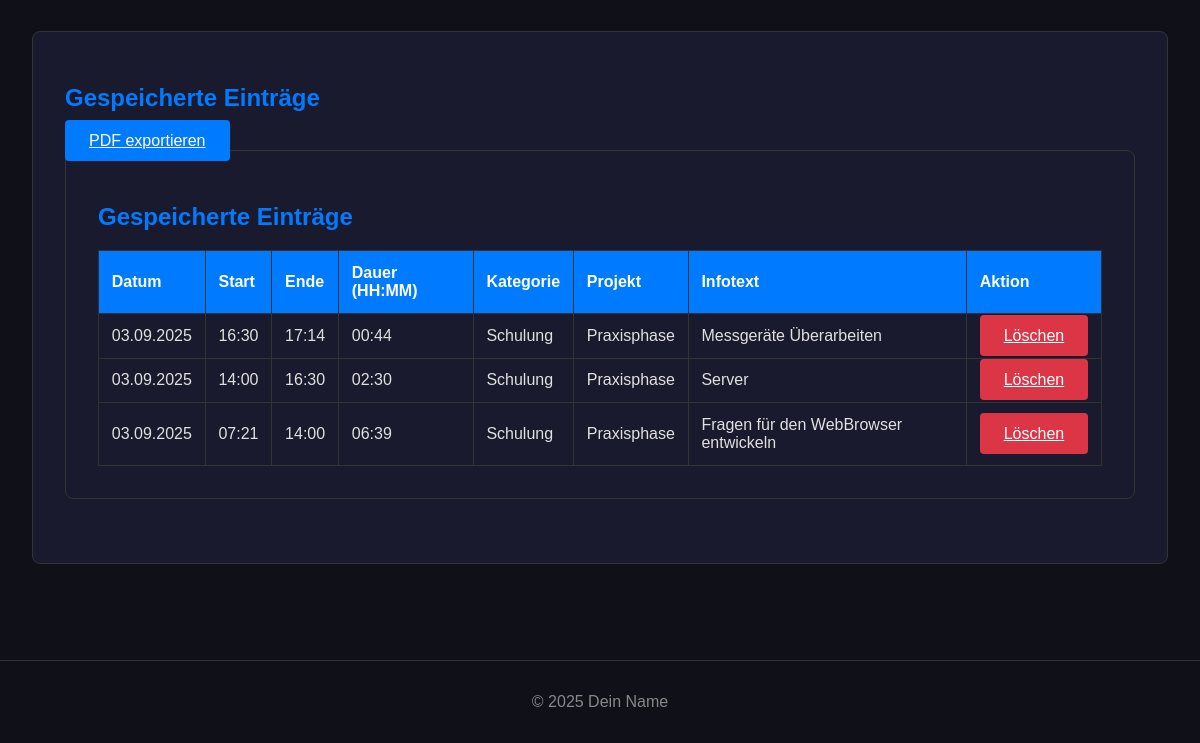
The page /dokumentation (lower part) on the database as committed earlier.
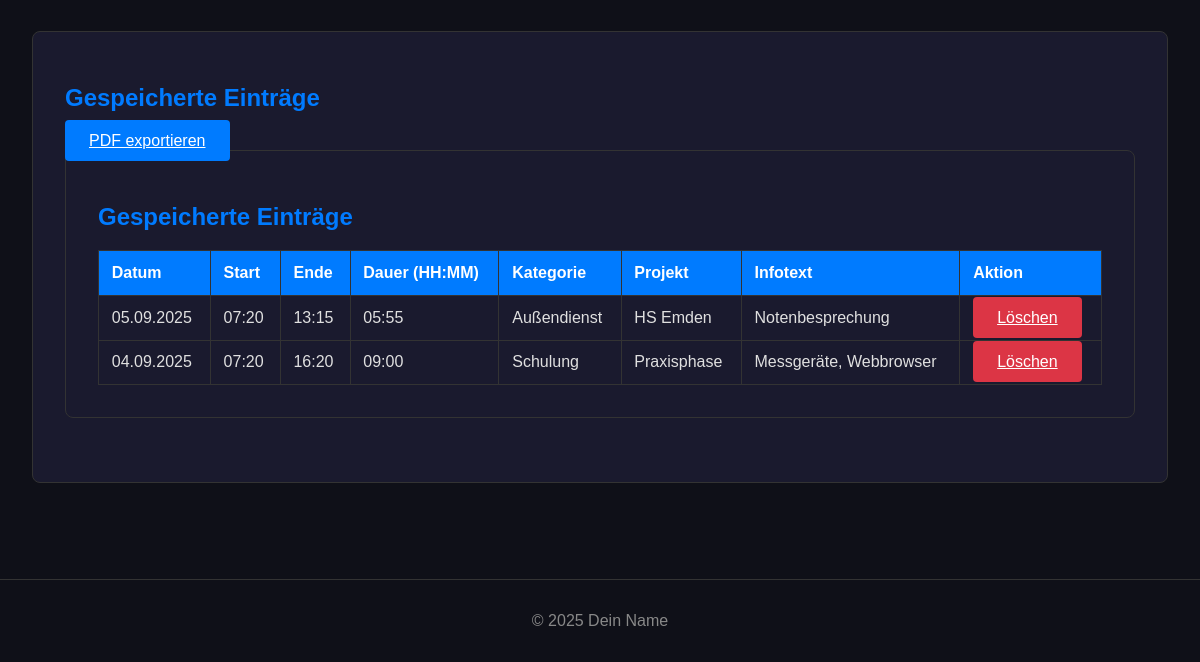
The same page on the database as committed later.
### app.py (models this page shows)
class TimeEntry(db.Model):
    id = db.Column(db.Integer, primary_key=True)
    date = db.Column(db.Date, nullable=False, default=date.today)
    start_time = db.Column(db.Time, nullable=False)
    end_time = db.Column(db.Time, nullable=False)
    category = db.Column(db.String(50), nullable=False)
    project = db.Column(db.String(100), nullable=False)
    info_text = db.Column(db.String(300), nullable=True)
    @property
    def duration(self):
        start_dt = datetime.combine(self.date, self.start_time)
        end_dt = datetime.combine(self.date, self.end_time)
        if end_dt < start_dt:
            end_dt += timedelta(days=1)
        return end_dt - start_dt
    @property
    def duration_str(self):
        total_seconds = self.duration.total_seconds()
        hours, remainder = divmod(total_seconds, 3600)
        minutes, _ = divmod(remainder, 60)
        return f"{int(hours):02}:{int(minutes):02}"

### app.py (the view, shortened to what this page needs)
@app.route('/dokumentation', methods=['GET', 'POST'])
def dokumentation():
    entries = TimeEntry.query.order_by(TimeEntry.date.desc(), TimeEntry.start_time.desc()).all()
    generate_category_chart(entries)
    return render_template('dokumentation.html', entries=entries)

### app.py (called while the page is built)
@app.context_processor
def inject_now():
    return {'now': datetime.now(timezone.utc)}

### templates/dokumentation.html (shortened to what this page needs)
{% extends 'base.html' %}
{% block content %}
    <div class="table-container">
    <h2>Gespeicherte Einträge</h2>
    <a href="{{ url_for('generate_pdf') }}" class="btn" style="margin-bottom: 1rem;">PDF exportieren</a>
    <div class="table-container">
        <h2>Gespeicherte Einträge</h2>
        <table class="data-table">
            <thead>
                <tr>
                    <th>Datum</th>
                    <th>Start</th>
                    <th>Ende</th>
                    <th>Dauer (HH:MM)</th>
                    <th>Kategorie</th>
                    <th>Projekt</th>
                    <th>Infotext</th>
                    <th>Aktion</th>
                </tr>
            </thead>
            <tbody>
                {% for entry in entries %}
                <tr>
                    <td>{{ entry.date.strftime('%d.%m.%Y') }}</td>
                    <td>{{ entry.start_time.strftime('%H:%M') }}</td>
                    <td>{{ entry.end_time.strftime('%H:%M') }}</td>
                    <td>{{ entry.duration_str }}</td>
                    <td>{{ entry.category }}</td>
                    <td>{{ entry.project }}</td>
                    <td>{{ entry.info_text }}</td>
                    <td>
                        <a href="{{ url_for('delete_entry', entry_id=entry.id) }}"
                           class="btn btn-danger"
                           onclick="return confirm('Möchtest du diesen Eintrag wirklich löschen?');">Löschen</a>
                    </td>
                </tr>
                {% else %}
                <tr>
                    <td colspan="8">Noch keine Einträge vorhanden.</td>
                </tr>
                {% endfor %}
            </tbody>
        </table>
    </div>
{% endblock %}

### templates/base.html (shortened to what this page needs)
<!DOCTYPE html>
<html lang="de">
<head>
    <link rel="stylesheet" href="{{ url_for('static', filename='css/style.css') }}">
</head>
<body>
    <main class="main-content">
        {% block content %}{% endblock %}
    </main>
    <footer>
        <p>&copy; 2025 Dein Name</p>
    </footer>
</body>
</html>

### static/css/style.css (style rules this page uses)
:root { --primary-bg-color: #0f1018; --secondary-bg-color: #1a1a2e; --primary-text-color: #e0e0e0; --accent-color: #007bff; --accent-hover-color: #0056b3; --border-color: #333; --success-color: #28a745; --error-color: #dc3545; }
body { font-family: Arial, sans-serif; background-color: var(--primary-bg-color); color: var(--primary-text-color); margin: 0; padding-top: 70px; }
.main-content { padding: 2rem; max-width: 1200px; margin: 0 auto; }
h1, h2 { color: var(--accent-color); }
.form-container, .result-container, .table-container, .chart-container { background-color: var(--secondary-bg-color); padding: 2rem; border-radius: 8px; margin-bottom: 2rem; border: 1px solid var(--border-color); }
.btn { padding: 0.75rem 1.5rem; border: none; border-radius: 4px; background-color: var(--accent-color); color: white; font-size: 1rem; cursor: pointer; transition: background-color 0.2s ease; }
.btn-danger { background-color: var(--error-color); }
.data-table { width: 100%; border-collapse: collapse; margin-top: 1rem; }
.data-table th, .data-table td { border: 1px solid var(--border-color); padding: 0.8rem; text-align: left; }
.data-table th { background-color: var(--accent-color); color: white; }
footer { text-align: center; padding: 1rem; margin-top: 2rem; border-top: 1px solid var(--border-color); color: #888; }

Rows that differ between the two databases and show on the page:
removed TimeEntry: date "03.09.2025", start_time "16:30", end_time "17:14", duration_str "00:44", category "Schulung", project "Praxisphase", info_text "Messgeräte Überarbeiten"
changed TimeEntry: date "03.09.2025" → "05.09.2025"; start_time "14:00" → "07:20"; end_time "16:30" → "13:15"; duration_str "02:30" → "05:55"; category "Schulung" → "Außendienst"; project "Praxisphase" → "HS Emden"; info_text "Server" → "Notenbesprechung"
changed TimeEntry "Schulung": date "03.09.2025" → "04.09.2025"; start_time "07:21" → "07:20"; end_time "14:00" → "16:20"; duration_str "06:39" → "09:00"; info_text "Fragen für den WebBrowser entwickeln" → "Messgeräte, Webbrowser"
